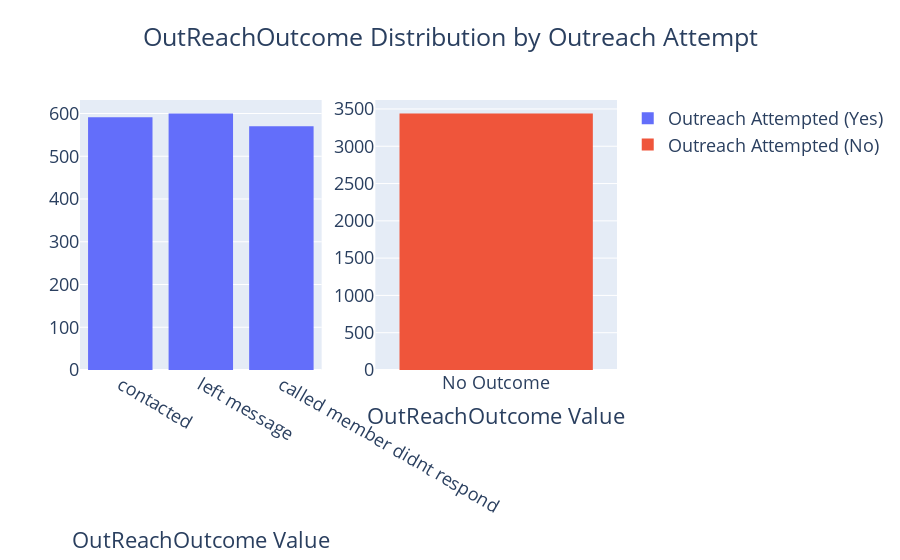

Source (notebook cell):
### Code cell
# Process the DF
df_outreach_1 = df[df['OutReach'] == 1]
df_outreach_0 = df[df['OutReach'] == 0]
df_outreach_0 = df_outreach_0.fillna('No Outcome')

# Ploting
plot_OutReachOutcome_by_Outreach_Attempt(df_outreach_0, df_outreach_1)

### Figure 1 — Plotly figure (JSON) as saved in the notebook; plotly's stock layout.template omitted (floating-point values rounded to 4 significant figures; data arrays with more than 128 entries replaced by an {"elided": "..."} marker saying what was removed)
{"data": [{"name": "Outreach Attempted (Yes)", "type": "histogram", "x": {"elided": "1761 str values"}, "xaxis": "x", "yaxis": "y"}, {"name": "Outreach Attempted (No)", "type": "histogram", "x": {"elided": "3439 str values"}, "xaxis": "x2", "yaxis": "y2"}], "layout": {"font": {"size": 18}, "title": {"text": "OutReachOutcome Distribution by Outreach Attempt", "x": 0.5, "xanchor": "center", "y": 0.95, "yanchor": "top"}, "xaxis": {"anchor": "y", "domain": [0, 0.45], "title": {"text": "OutReachOutcome Value"}}, "xaxis2": {"anchor": "y2", "domain": [0.55, 1], "title": {"text": "OutReachOutcome Value"}}, "yaxis": {"anchor": "x", "domain": [0, 1]}, "yaxis2": {"anchor": "x2", "domain": [0, 1]}}}
